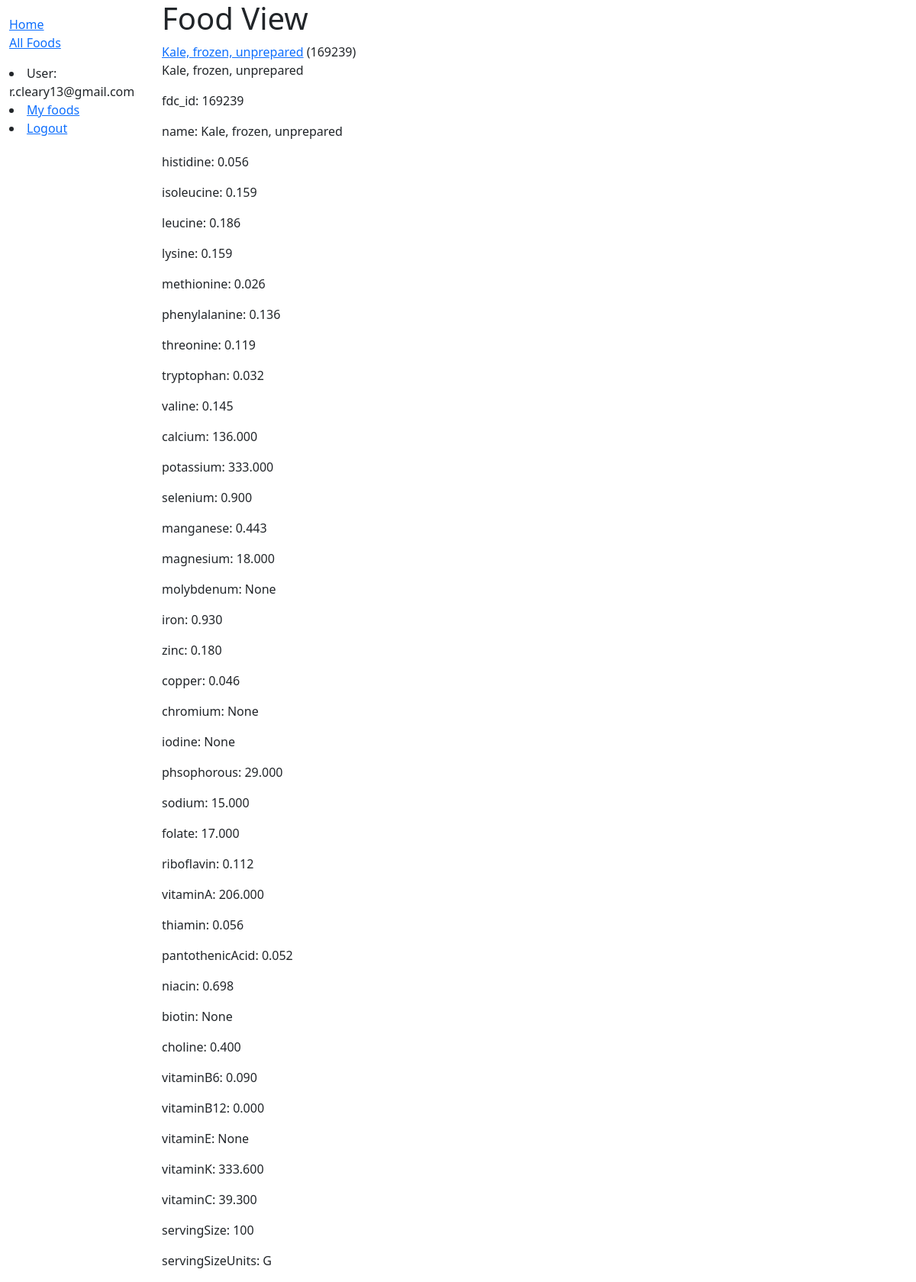
Page /catalog/foods/169239/ (signed in) on the committed database.
### catalog/models.py (models this page shows, shortened)
class User(AbstractUser):
    pass

class Food(models.Model):
    fdc_id = models.PositiveIntegerField(primary_key=True)
    name = models.CharField(max_length=200)
    histidine = models.DecimalField(max_digits=9,decimal_places=3,default=0,null=True)
    isoleucine = models.DecimalField(max_digits=9,decimal_places=3,default=0,null=True)
    leucine = models.DecimalField(max_digits=9,decimal_places=3,default=0,null=True)
    lysine = models.DecimalField(max_digits=9,decimal_places=3,default=0,null=True)
    methionine = models.DecimalField(max_digits=9,decimal_places=3,default=0,null=True)
    phenylalanine = models.DecimalField(max_digits=9,decimal_places=3,default=0,null=True)
    threonine = models.DecimalField(max_digits=9,decimal_places=3,default=0,null=True)
    tryptophan = models.DecimalField(max_digits=9,decimal_places=3,default=0,null=True)
    valine = models.DecimalField(max_digits=9,decimal_places=3,default=0,null=True)
    calcium = models.DecimalField(max_digits=9,decimal_places=3,default=0,null=True)
    potassium = models.DecimalField(max_digits=9,decimal_places=3,default=0,null=True)
    selenium = models.DecimalField(max_digits=9,decimal_places=3,default=0,null=True)
    manganese = models.DecimalField(max_digits=9,decimal_places=3,default=0,null=True)
    magnesium = models.DecimalField(max_digits=9,decimal_places=3,default=0,null=True)
    molybdenum = models.DecimalField(max_digits=9,decimal_places=3,default=0,null=True)
    iron = models.DecimalField(max_digits=9,decimal_places=3,default=0,null=True)
    zinc = models.DecimalField(max_digits=9, decimal_places=3,default=0,null=True)
    copper = models.DecimalField(max_digits=9, decimal_places=3,default=0,null=True)
    chromium = models.DecimalField(max_digits=9, decimal_places=3,default=0,null=True)
    iodine = models.DecimalField(max_digits=9, decimal_places=3,default=0,null=True)
    phsophorous = models.DecimalField(max_digits=9, decimal_places=3,default=0,null=True)
    sodium = models.DecimalField(max_digits=9, decimal_places=3,default=0,null=True)
    folate = models.DecimalField(max_digits=9, decimal_places=3,default=0,null=True)
    riboflavin = models.DecimalField(max_digits=9, decimal_places=3,default=0,null=True)
    vitaminA = models.DecimalField(max_digits=9, decimal_places=3,default=0,null=True)
    thiamin = models.DecimalField(max_digits=9, decimal_places=3,default=0,null=True)
    pantothenicAcid = models.DecimalField(max_digits=9, decimal_places=3,default=0,null=True)
    niacin = models.DecimalField(max_digits=9, decimal_places=3,default=0,null=True)
    biotin = models.DecimalField(max_digits=9, decimal_places=3,default=0,null=True)
    choline = models.DecimalField(max_digits=9, decimal_places=3,default=0,null=True)
    vitaminB6 = models.DecimalField(max_digits=6, decimal_places=3,default=0,null=True)
    vitaminB12 = models.DecimalField(max_digits=9, decimal_places=3,default=0,null=True)
    vitaminE = models.DecimalField(max_digits=9, decimal_places=3,default=0,null=True)
    vitaminK = models.DecimalField(max_digits=9, decimal_places=3,default=0,null=True)
    vitaminC = models.DecimalField(max_digits=9, decimal_places=3,default=0,null=True)
    servingSize = models.PositiveIntegerField()
    servingSizeUnits = models.CharField(max_length=5)
    def get_fields(self):
        return [(field.name, getattr(self, field.name)) for field in Food._meta.fields]
    def get_absolute_url(self):
        return reverse('food-detail', args=[str(self.fdc_id)])

### catalog/views.py (the view)
# urls.py: path('foods/<int:pk>/', views.FoodDetailView.as_view(), name='food-detail'),
class FoodDetailView(LoginRequiredMixin, generic.DetailView):
    model = Food

### catalog/templates/catalog/food_detail.html
{% extends 'base_generic.html' %}
{% block content %}
<h1>Food View</h1>
<a href="{{ food.get_absolute_url }}">{{ food.name }}</a> ({{food.fdc_id}})
<p>{{ food.name}}</p>
{% for f,v in food.get_fields %}
   <p> {{ f }}: {{ v }} </p>
{% endfor %}
{% endblock %}

### catalog/templates/base_generic.html (shortened to what this page needs)
<!DOCTYPE html>
<html lang="en">
    <head>
        <link href="https://cdn.jsdelivr.net/npm/bootstrap@5.3.0-alpha1/dist/css/bootstrap.min.css" rel="stylesheet">
        {% load static %}
        <link rel="stylesheet" href="{%static 'css/styles.css' %}">
    </head>
    <body>
        <div class="container-fluid">
            <div class="row">
                <div class="col-sm-2">
                    {% block sidebar %}
                    <ul class="sidebar-nav">
                        <li><a href="{% url 'index' %}">Home</a></li>
                        <li><a href="{% url 'foods' %}">All Foods</a></li>
                    </ul>
                    {% if user.is_authenticated %}
                    <li>User: {{ user.get_username }}</li>
                    <li><a href="{% url 'my-eaten' %}">My foods</a></li>
                    <li><a href="{% url 'logout' %}?next={{ request.path }}">Logout</a></li>
                    {% else %}
                    <li><a href ="{% url 'login' %}?next={{ request.path}}">Login</a></li>
                    {% endif %}
                    {% endblock %}
                </div>
                <div class="col-sm-10 ">{% block content %}{% endblock %}</div>
            </div>
        </div>
    </body>
</html>

### catalog/static/css/styles.css (style rules this page uses)
.sidebar-nav { margin-top: 20px; padding: 0; list-style: none; }

### rows in the picture
User: get_username "r.cleary13@gmail.com"
Food: name "Kale, frozen, unprepared", fdc_id "169239", get_fields "Kale, frozen, unprepared" "0.056" "0.159" "0.186" "0.159" "0.026" "0.136" "0.119" "0.032" "0.145" "136.000" "333.000" "0.900" "0.443" "18.000" "0.930" "0.180" "0.046" "29.000" "15.000" "17.000" "0.112" "206.000" "0.056" "0.052" "0.698" "0.400" "0.090" "0.000" "333.600" "39.300"

### other values in the picture
{{ f }} "fdc_id" "name" "histidine" "isoleucine" "leucine" "lysine" "methionine" "phenylalanine" "threonine" "tryptophan" "valine" "calcium" "potassium" "selenium" "manganese" "magnesium" "molybdenum" "iron" "zinc" "copper" "chromium" "iodine" "phsophorous" "sodium" "folate" "riboflavin" "vitaminA" "thiamin" "pantothenicAcid" "niacin" "biotin" "choline" "vitaminB6" "vitaminB12" "vitaminE" "vitaminK" "vitaminC" "servingSize" "servingSizeUnits"
{{ v }} "169239" "None" "None" "None" "None" "None" "100" "G"
